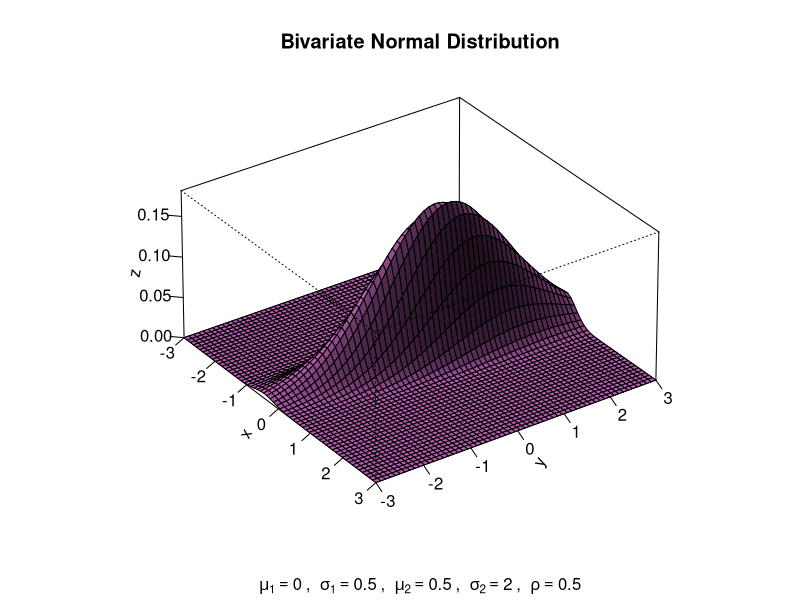
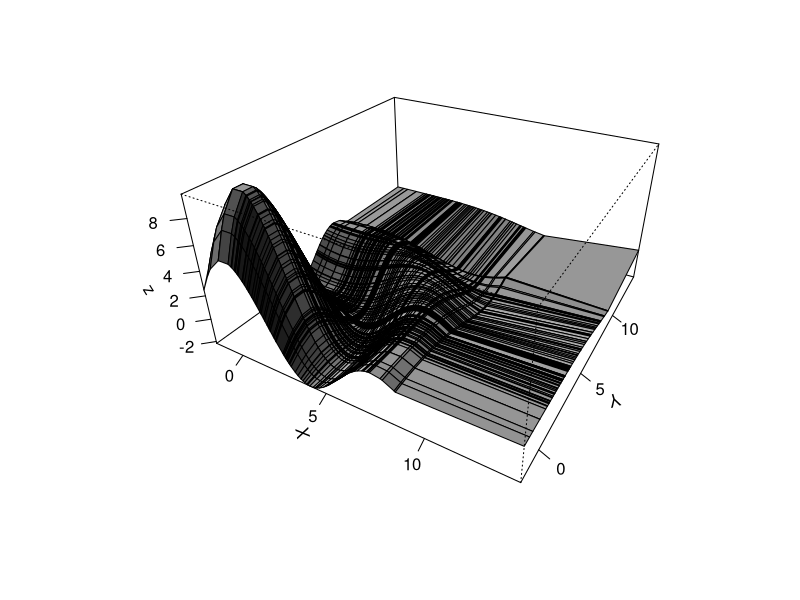
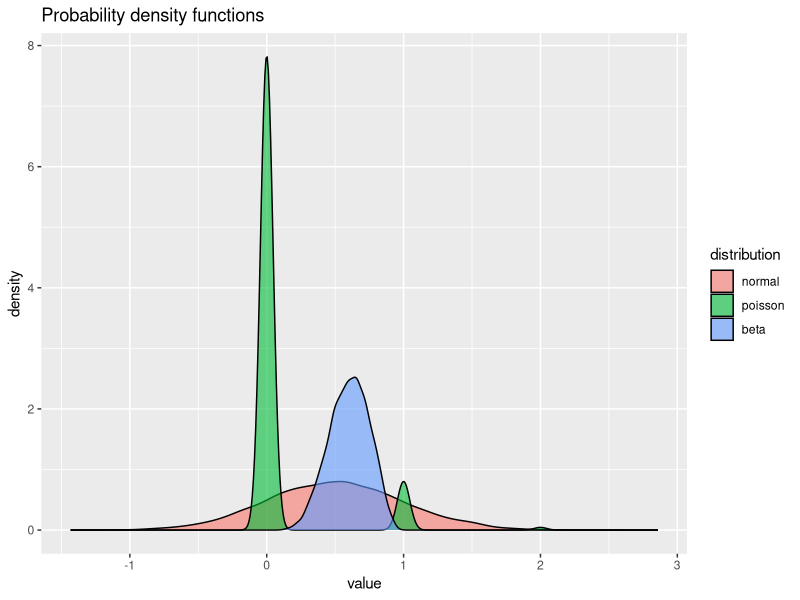

The R script that drew these images, in order: (Note: this script raises an error after producing the figures.)
## ---- chunk 1
mu1 <- 0  # expected value of x
mu2 <- 0.5  # expected value of y
sig1 <- 0.5 # variance of x
sig2 <- 2 # variance of y
rho <- 0.5  # corr(x, y)

### Some additional variables for x-axis and y-axis 
xm <- -3
xp <- 3
ym <- -3
yp <- 3

x <- seq(xm, xp, length= as.integer((xp + abs(xm)) * 10))  # vector series x
y <- seq(ym, yp, length= as.integer((yp + abs(ym)) * 10))  # vector series y

### Core function
bivariate <- function(x,y){
  term1 <- 1 / (2 * pi * sig1 * sig2 * sqrt(1 - rho^2))
  term2 <- (x - mu1)^2 / sig1^2
  term3 <- -(2 * rho * (x - mu1)*(y - mu2))/(sig1 * sig2)
  term4 <- (y - mu2)^2 / sig2^2
  z <- term2 + term3 + term4
  term5 <- exp((-z / (2*(1-rho^2))))
  return (term1 * exp(- z * (2 * (1 - rho^2))))
}

### Computes the density values
z <- outer(x,y,bivariate)

### Plot
persp(x, y, z, main = "Bivariate Normal Distribution",
    sub = bquote(bold(mu[1])==.(mu1)~", "~sigma[1]==.(sig1)~", "~mu[2]==.(mu2)~
    ", "~sigma[2]==.(sig2)~", "~rho==.(rho)),
    col="orchid2", theta = 55, phi = 30, r = 40, d = 0.1, expand = 0.5,
    ltheta = 90, lphi = 180, shade = 0.4, ticktype = "detailed", nticks=5)
## ---- chunk 2
      require(ggplot2)
      require(reshape2)
      require(gridExtra)
      n =100
      x = y = scat <- sort(rnorm(n) + rchisq(n, df=4))
      fun <- function(x,y) { r <- sqrt(x^2 + y^2); 10*sin(r)/r}
      z <- outer(x,y,fun)
      scat.df <- data.frame(x= x, y= x, z=z)

      p = persp(x,y,z,  theta = 30, phi = 30, expand = 0.5,
              shade = 0.75, ticktype = "detailed",
             xlab = "X", ylab = "Y")
## ---- chunk 3
  library(ggplot2)
  library(reshape2)
  nval=10^4
  normal <- rnorm(nval,0.5,0.5)
  pois <- rpois(nval, 0.1)
  beta <- rbeta(nval, 6,4)
  dist <- data.frame(normal=normal, poisson = pois, beta=beta)
  dist_m <- melt(dist)
  names(dist_m) <- c('distribution', 'value')
  ggplot(dist_m, aes(x=value, fill=distribution)) + 
  geom_density(alpha=0.6) +
  ggtitle('Probability density functions')
## ---- chunk 4

   x=runif(Nsim)

  x2=x[-1]
  par(mfrow=c(1,3))
  hist(x)
  plot(x1,x2)
  acf(x)

## ---- chunk 5
      set.seed(1234)
      m = 10000
      u = runif(m); x = u^2
      xx = seq(0, 1, by=.001)
      cut.u = (0:10)/10; cut.x = cut.u^2
      par(mfrow=c(1,2))
      hist(u, breaks=cut.u, prob=T, ylim=c(0,10))
      lines(xx, dunif(xx), col="blue")
      hist(x, breaks=cut.x, prob=T, ylim=c(0,10))
      lines(xx, .5*xx^-.5, col="blue")
      par(mfrow=c(1,1))
## ---- chunk 6
    Nsim=10^5
    U=runif(Nsim)
    X=-log(U) #
    Y=rexp(Nsim)
    par(mfrow=c(1,2))
    hist(X, freq=F, main='Exp from uniform', breaks=20)
    hist(Y, freq=F, main='Exp from R', breaks=20)

## ---- chunk 7

  Nsim=10^5
  mu=0.4
  beta=0.4
  U=runif(Nsim)
  X=-mu + beta*(log((1-U)/U)) #I had to verify this by solving the cdf for X
  Y=rlogis(Nsim, location=mu, scale=beta)
  par(mfrow=c(1,2))
      hist(X, freq=F, main='Logistic from uniform')
      hist(Y, freq=F, main='Logistic from R')
  
## ---- chunk 8
X <- vector(length=10^4)
  X[1] =runif(1)
  sigma=0.9
  for (t in 1:10^4){
    X[t+1] = sigma*X[t] + runif(1,min=0, max=1)
###    cat(t, ': ',X[t])  
      }
  Y= rnorm(10^4, 0, 1/(1-sigma**2))
  par(mfrow=c(1,2))
  hist(X, breaks=200, freq=F, main='Markov chain generated normal')
  hist(Y, breaks=200, freq=F, main='Stationary distribution')
## ---- chunk 9

  a=2.7; b=6.3; c=2.669
  Nsim=5000
  X=rep(runif(1),Nsim)
  accept <- vector(mode='logical', length=Nsim)
  for (i in 2:Nsim){
      Y=runif(1)
      rho=dbeta(Y,a,b)/dbeta(X[i-1],a,b)
      accept[i]=runif(1)<rho
      X[i]=X[i-1]+ (Y-X[i-1])*(accept[i])
      
  }
  
  Z= rbeta(5000,a,b)
  par(mfrow=c(1,2))
  hist(X, freq=F, breaks=200, main='Sample generated by Metropolis-Hastings')
  hist(Z, freq=F, breaks=200, main='Sample generated by exact iid' )
  print(ks.test(jitter(X), rbeta(5000,a,b)))
  X.df <- data.frame(X=X, Z=Z)
  
  ggplot(X.df, aes(x=X)) + geom_density()
  ggplot(X.df, aes(x=Z)) + geom_density()
## ---- chunk 10
Nsim=5000
  n=15
  a=3
  b=7
  X = T = array(0,dim=c(Nsim, 1))
  T[1]=rbeta(1,a,b)
  X[1]=rbinom(1,n,T[1])
  for (i in 2:Nsim){
      X[i]=rbinom(1,n, T[i-1])
      T[i]=rbeta(1, a+X[i], n-X[i]+b)
  }
  par(mfrow=c(1,2))
  hist(T, freq=F, main='theta')
  hist(X, freq=F, main='X')
## ---- chunk 11
m=80000
eta=0.99;theta=0.97
gamma = 0.4024; delta=0.9998
d = numeric(m); d[1]=0
t= numeric(m)

for (n in 2:m){
  if (d[n-1]==1) 
    t[n-1]=rbinom(1,1,eta)
  else
    t[n-1] = rbinom(1,1,1-theta)
  
  if(t[n-1]==1)
    d[n] = rbinom(1,1,gamma)
  else 
    d[n] = rbinom(1,1,1-delta)
}

runprop = cumsum(d)/1:m
mean(d[m/2+1]:m)

par(mfrow=c(1,2))
plot(runprop, type="l", ylim=c(0,.05),
xlab="Step", ylab="Running Proportion Infected")
acf(d, ylim=c(-.1,.4), xlim=c(1,10))
par(mfrow=c(1,1))
acf(d, plot=F)


## ---- chunk 12


choose(90,5)/choose(100,5)

## ---- chunk 13




set.seed(1237)
m=100000
good = numeric(m)

for (i in 1:m){
        pick = sample(1:100,5)
        good[i] = sum(pick <=90)
}

mean(good == 5)
good.df <- data.frame(x=good)
ggplot(good.df, aes(x=x)) +geom_bar()
## ---- chunk 14
        set.seed(1234); m = 40000; rho = .8; sgm = sqrt(1 - rho^2)
        xc = yc = numeric(m)
        # vectors of state components
        xc[1] = -3; yc[1] = 3
        # arbitrary starting values
        jl = 1; jr = 1
        # l and r limits of proposed jumps
        for (i in 2:m)
        {
        xc[i] = xc[i-1]; yc[i] = yc[i-1]
        # if jump rejected
        xp = runif(1, xc[i-1]-jl, xc[i-1]+jr) # proposed x coord
        yp = runif(1, yc[i-1]-jl, yc[i-1]+jr) # proposed y coord
        nmtr = dnorm(xp)*dnorm(yp, rho*xp, sgm)
        dntr = dnorm(xc[i-1])*dnorm(yc[i-1], rho*xc[i-1], sgm)
        r = nmtr/dntr
        # density ratio
        acc = (min(r, 1) > runif(1))
        # jump if acc == T
        if (acc) {xc[i] = xp; yc[i] = yp}
        }
        x = xc[(m/2+1):m]; y = yc[(m/2+1):m]
        # states after burn-in
        round(c(mean(x), mean(y), sd(x), sd(y), cor(x,y)), 4)
        mean(diff(x)==0)
        # proportion or proposals rejected
        mean(pmax(x,y) >= 1.25)
        # prop. of subj. getting certificates
        par(mfrow = c(1,2), pty="s")
        plot(xc[1:100], yc[1:100], xlim=c(-4,4), ylim=c(-4,4), type="l")
        plot(x, y, xlim=c(-4,4), ylim=c(-4,4), pch=".")
        par(mfrow = c(1,1), pty="m")
        round(c(mean(x), mean(y), sd(x), sd(y), cor(x,y)), 4)


## ---- chunk 15
      set.seed(1235); m = 20000; rho = .8; sgm = sqrt(1 - rho^2)
      xc = yc = numeric(m)
      # vectors of state components
      xc[1] = -3; yc[1] = 3
      # arbitrary starting values
      for (i in 2:m)
      {
      xc[i] = rnorm(1, rho*yc[i-1], sgm)
      yc[i] = rnorm(1, rho*xc[i], sgm)
      }
      x = xc[(m/2+1):m]; y = yc[(m/2+1):m]
      # states after burn-in
      round(c(mean(x), mean(y), sd(x), sd(y), cor(x,y)), 4)
      best = pmax(x,y); mean(best >= 1.25)
      # prop. getting certif.
      summary(best)
      par(mfrow = c(1,2), pty="s")
      hist(best, prob=T, col="wheat", main="")
      abline(v = 1.25, lwd=2, col="red")
      plot(x, y, xlim=c(-4,4), ylim=c(-4,4), pch=".")
      lines(c(-5, 1.25, 1.25), c(1.25, 1.25, -5), lwd=2, col="red")
      par(mfrow = c(1,1), pty="m")

      round(c(mean(x), mean(y), sd(x), sd(y), cor(x,y)), 4)






## ---- chunk 16
    Niter=10^4
    v=1
    da = sample(c(rnorm(10^2), 2.5 + rnorm(4 * 10^2)))
    
    like = function(mu) {
        sum(log((0.2 * dnorm(da - mu[1]) + 0.8 * dnorm(da - mu[2]))))
    }

    mu1 = mu2 = seq(-2, 5, le = 250)
    lli = matrix(0, ncol = 250, nrow = 250)
    for (i in 1:250) 
      for (j in 1:250) 
        lli[i, j] = like(c(mu1[i],   mu2[j]))
    
    x = prop = runif(2, -2, 5)
    the = matrix(x, ncol = 2)
    curlike = hval = like(x)
    for (i in 2:Niter) {
        pp = 1/(1 + ((0.8 * dnorm(da, mean = the[i - 1, 2]))/(0.2 * dnorm(da, mean = the[i - 1, 1]))))
        z = 2 - (runif(length(da)) < pp)
        prop[1] = (v * sum(da[z == 1]))/(sum(z == 1) * v + 1) + 
            rnorm(1) * sqrt(v/(1 + sum(z == 1) * v))
        prop[2] = (v * sum(da[z == 2]))/(sum(z == 2) * v + 1) + 
            rnorm(1) * sqrt(v/(1 + sum(z == 2) * v))
        curlike = like(prop)
        hval = c(hval, curlike)
        the = rbind(the, prop)
    }

    par(mar = c(4, 4, 1, 1))
    image(mu1, mu2, lli, xlab = expression(mu[1]), ylab = expression(mu[2]))
    contour(mu1, mu2, -lli, nle = 100, add = T)
    points(the[, 1], the[, 2], cex = 0.6, pch = 19)
    lines(the[, 1], the[, 2], cex = 0.6, pch = 19)

